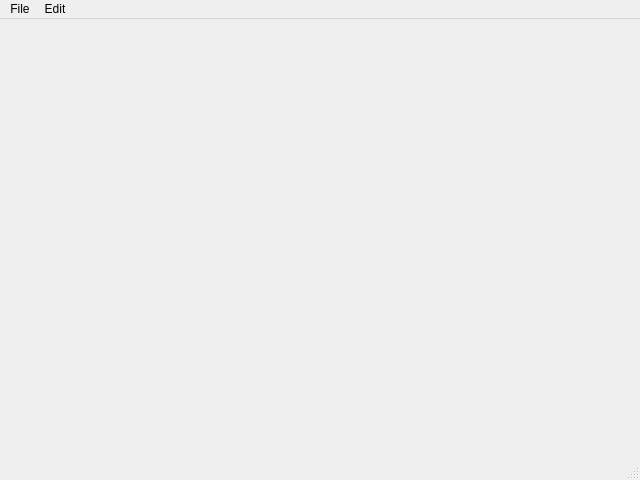
<?xml version="1.0" encoding="UTF-8"?>
<ui version="4.0">
 <class>TestWindow</class>
 <widget class="QMainWindow" name="TestWindow">
  <property name="geometry">
   <rect>
    <x>0</x>
    <y>0</y>
    <width>640</width>
    <height>480</height>
   </rect>
  </property>
  <property name="windowTitle">
   <string>MainWindow</string>
  </property>
  <widget class="QWidget" name="centralwidget"/>
  <widget class="QMenuBar" name="menubar">
   <property name="geometry">
    <rect>
     <x>0</x>
     <y>0</y>
     <width>640</width>
     <height>24</height>
    </rect>
   </property>
   <widget class="QMenu" name="menuFile">
    <property name="title">
     <string>File</string>
    </property>
    <addaction name="actionNew"/>
    <addaction name="actionExit"/>
   </widget>
   <widget class="QMenu" name="menuEdit">
    <property name="title">
     <string>Edit</string>
    </property>
    <addaction name="actionCopy"/>
    <addaction name="actionPaste"/>
   </widget>
   <addaction name="menuFile"/>
   <addaction name="menuEdit"/>
  </widget>
  <widget class="QStatusBar" name="statusbar"/>
  <action name="actionNew">
   <property name="text">
    <string>New...</string>
   </property>
  </action>
  <action name="actionExit">
   <property name="text">
    <string>Exit</string>
   </property>
  </action>
  <action name="actionCopy">
   <property name="text">
    <string>Copy</string>
   </property>
  </action>
  <action name="actionPaste">
   <property name="text">
    <string>Paste</string>
   </property>
  </action>
 </widget>
 <resources/>
 <connections/>
</ui>
